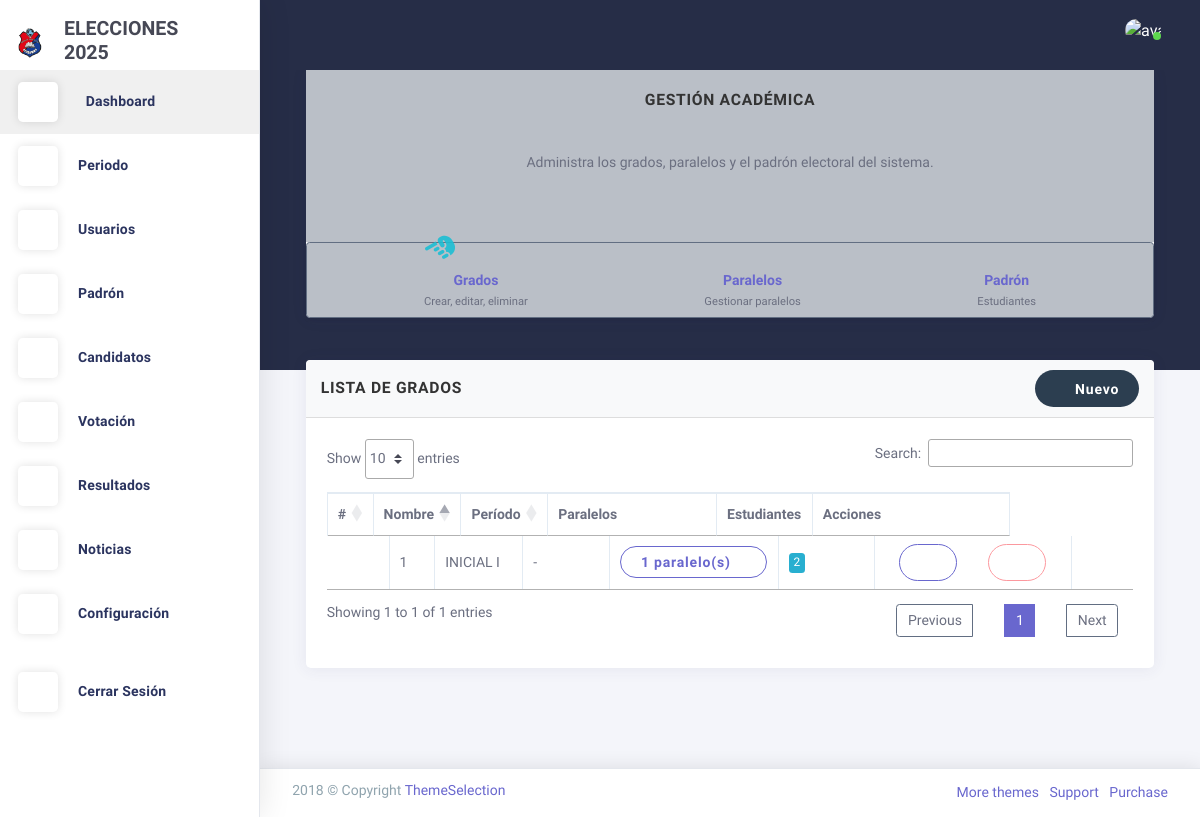
The page /grados/ on the database its author committed.
### Aplicaciones/configuracion/models.py (models this page shows, shortened)
class LogoConfig(models.Model):
    logo_1 = models.ImageField(upload_to='logos/')
    logo_2 = models.ImageField(upload_to='logos/')
    iniciales = models.CharField(max_length=10)

### Aplicaciones/padron/models.py (models this page shows, shortened)
class Grado(models.Model):
    nombre = models.CharField(max_length=50)
    periodo = models.ForeignKey(
        Periodo,
        on_delete=models.SET_NULL,
        null=True,
        blank=True,
        related_name='grados',
        verbose_name="Período académico"
    )
    class Meta:
        unique_together = ('nombre', 'periodo')
        ordering = ['nombre']
        verbose_name = "Grado"
        verbose_name_plural = "Grados"

### Aplicaciones/padron/views.py (the view)
# urls.py: path('grados/', GradoListView.as_view(), name='listar_grados'),
class GradoListView(ListView):
    model = Grado
    template_name = 'grados/agregarGrado.html'
    context_object_name = 'grados'
    paginate_by = 10
    def get_queryset(self):
        return Grado.objects.select_related('periodo').prefetch_related('paralelos').order_by('nombre')
    def get_context_data(self, **kwargs):
        context = super().get_context_data(**kwargs)
        context['periodo_actual'] = Periodo.objects.order_by('-fecha_inicio').first()
        return context

### Aplicaciones/configuracion/context_processors.py (called while the page is built)
def logo_config(request):
    return {'logo_config': LogoConfig.objects.first()}

### Aplicaciones/padron/templates/grados/agregarGrado.html (shortened to what this page needs)
{% extends 'plantilla.html' %}
{% block contenido %}
<div class="card mb-3">
  <div class="card-body bg-light text-center">
    <h5 class="card-title mb-3"><strong>Gestión Académica</strong></h5>
    <p class="card-text mb-4">
      Administra los grados, paralelos y el padrón electoral del sistema.
    </p>
  </div>
  <nav class="navbar navbar-light bg-light border rounded shadow-sm">
    <div class="container-fluid justify-content-around">
      <a href="{% url 'listar_grados' %}" class="text-decoration-none text-center position-relative">
        <div class="position-relative">
          <i class="la la-graduation-cap text-primary fs-2 d-block"></i>
          <span class="position-absolute" style="top: -15px; right: 70%; z-index: 1000;">
            <i class="fas fa-hand-point-left" style="font-size: 2rem; transform: scaleX(1) rotate(-30deg); color: #1cbed3e6;"></i>
          </span>
        </div>
        <div>
          <strong class="d-block">Grados</strong>
          <small class="text-muted">Crear, editar, eliminar</small>
        </div>
      </a>
      <a href="{% url 'listar_paralelos' %}" class="text-decoration-none text-center">
        <i class="la la-sitemap text-muted fs-2 d-block"></i>
        <div>
          <strong class="d-block">Paralelos</strong>
          <small class="text-muted">Gestionar paralelos</small>
        </div>
      </a>
      <a href="{% url 'gestion_padron' %}" class="text-decoration-none text-center">
        <i class="la la-users text-muted fs-2 d-block"></i>
        <div>
          <strong class="d-block">Padrón</strong>
          <small class="text-muted">Estudiantes</small>
        </div>
      </a>
    </div>
  </nav>
</div>
<section id="listar-grados" class="row match-height">
  <div class="col-sm-12">
    <div class="card">
      <div class="card-header d-flex flex-column flex-md-row justify-content-between align-items-md-center">
        <h4 class="card-title mb-2 mb-md-0">Lista de Grados</h4>
        <div class="d-flex flex-column flex-md-row align-items-stretch justify-content-md-end">
          <button type="button" class="btn btn-primary" data-toggle="modal" data-target="#modalAgregarGrado">
            <i class="la la-plus"></i> Nuevo
          </button>
        </div>
      </div>
      <div class="card-content">
        <div class="card-body">
          <div class="table-responsive">
            <table class="table table-bordered" id="tablaGrados">
              <thead>
                <tr>
                  <th>#</th>
                  <th>Nombre</th>
                  <th>Período</th>
                  <th>Paralelos</th>
                  <th>Estudiantes</th>
                  <th>Acciones</th>
                </tr>
              </thead>
              <tbody>
                {% for grado in grados %}
                  <tr>
                    <td>{{ forloop.counter }}</td>
                    <td>{{ grado.nombre }}</td>
                    <td>{{ grado.periodo.nombre|default:"-" }}</td>
                    <td>
                      {% if grado.paralelos.count > 0 %}
                        <div class="dropdown">
                          <button class="btn btn-sm btn-outline-primary dropdown-toggle" type="button" data-toggle="dropdown">
                            {{ grado.paralelos.count }} paralelo(s)
                          </button>
                        </div>
                      {% else %}
                        <span class="badge badge-warning">Sin paralelos</span>
                      {% endif %}
                    </td>
                    <td>
                      <span class="badge badge-info">{{ grado.padronelectoral_set.count }}</span>
                    </td>
                    <td class="text-center" style="white-space: nowrap;">
                      <button class="btn btn-sm btn-outline-primary btn-editar mx-1"
                              data-toggle="modal"
                              data-target="#editarGradoModal{{ grado.id }}"
                              title="Editar"
                              data-toggle-tooltip="tooltip"
                              data-placement="top">
                        <i class="la la-edit"></i>
                      </button>
                      <button type="button" class="btn btn-sm btn-outline-danger mx-1"
                              data-toggle="modal"
                              data-target="#eliminarGradoModal{{ grado.id }}"
                              title="Eliminar"
                              data-toggle-tooltip="tooltip"
                              data-placement="top"
                              {% if grado.padronelectoral_set.count > 0 %}disabled{% endif %}>
                        <i class="la la-trash"></i>
                      </button>
                    </td>
                  </tr>
                {% endfor %}
              </tbody>
            </table>
          </div>
        </div>
      </div>
    </div>
  </div>
</section>
{% endblock %}

### Aplicaciones/administracion/templates/plantilla.html (shortened to what this page needs)
{% load static %}
<!DOCTYPE html>
<html class="loading" lang="en" data-textdirection="ltr">
  <head>
    <link href="https://maxcdn.icons8.com/fonts/line-awesome/1.1/css/line-awesome.min.css" rel="stylesheet">
    <link rel="stylesheet" type="text/css" href="{% static 'plantillas/theme-assets/css/vendors.css' %}">
    <link rel="stylesheet" type="text/css" href="{% static 'plantillas/theme-assets/vendors/css/charts/chartist.css' %}">
    <link rel="stylesheet" type="text/css" href="{% static 'plantillas/theme-assets/css/app-lite.css' %}">
    <link rel="stylesheet" type="text/css" href="{% static 'plantillas/theme-assets/css/core/menu/menu-types/vertical-menu.css' %}">
    <link rel="stylesheet" type="text/css" href="{% static 'plantillas/theme-assets/css/core/colors/palette-gradient.css' %}">
    <link rel="stylesheet" type="text/css" href="{% static 'plantillas/theme-assets/css/pages/dashboard-ecommerce.css' %}">
    <link rel="stylesheet" href="https://cdnjs.cloudflare.com/ajax/libs/font-awesome/6.5.2/css/all.min.css">
    <link rel="stylesheet" href="{% static 'css/style.css' %}">
    <link href="https://cdn.jsdelivr.net/npm/bootstrap-fileinput@5.5.0/css/fileinput.min.css" rel="stylesheet">
    <link rel="stylesheet" href="https://cdn.jsdelivr.net/npm/sweetalert2@11/dist/sweetalert2.min.css">
    <link rel="stylesheet" href="https://cdn.datatables.net/1.11.5/css/jquery.dataTables.min.css">
    <link rel="stylesheet" href="https://cdn.datatables.net/1.11.5/css/dataTables.bootstrap4.min.css">
    <link rel="stylesheet" href="https://cdn.datatables.net/buttons/2.2.2/css/buttons.dataTables.min.css">
    <link rel="stylesheet" href="https://cdn.datatables.net/buttons/2.2.2/css/buttons.bootstrap4.min.css">
  </head>
  <body class="vertical-layout vertical-menu 2-columns menu-expanded fixed-navbar" data-open="click" data-menu="vertical-menu" data-color="bg-chartbg" data-col="2-columns">
    <nav class="header-navbar navbar-expand-md navbar navbar-with-menu navbar-without-dd-arrow fixed-top navbar-semi-light">
      <div class="navbar-wrapper">
        <div class="navbar-container content">
          <div class="collapse navbar-collapse show" id="navbar-mobile">
            <ul class="nav navbar-nav mr-auto float-left">
              <li class="nav-item d-none d-md-block"><a class="nav-link nav-link-expand" href="#"><i class="ficon ft-maximize"></i></a></li>
            </ul>
            <ul class="nav navbar-nav float-right">
              <li class="dropdown dropdown-language nav-item"><a class="dropdown-toggle nav-link" id="dropdown-flag" href="#" data-toggle="dropdown" aria-haspopup="true" aria-expanded="false"><i class="flag-icon flag-icon-us"></i></a>
              </li>
            </ul>
            <ul class="nav navbar-nav float-right">
              <li class="dropdown dropdown-notification nav-item"><a class="nav-link nav-link-label" href="#" data-toggle="dropdown"><i class="ficon ft-mail"></i></a>
              </li>
              <li class="dropdown dropdown-user nav-item"><a class="dropdown-toggle nav-link dropdown-user-link" href="#" data-toggle="dropdown"><span class="avatar avatar-online"><img src="{% static 'plantillas/theme-assets/images/portrait/small/avatar-s-19.png' %}" alt="avatar"><i></i></span></a>
              </li>
            </ul>
          </div>
        </div>
      </div>
    </nav>
    <div class="main-menu menu-fixed menu-light menu-accordion menu-shadow" data-scroll-to-active="true" alt="LOGO MENU"
         data-img="{% if logo_config and logo_config.logo_2 %}{{ logo_config.logo_2.url }}{% else %}{% static 'images/logo1.png' %}{% endif %}">
      <div class="navbar-header">
        <ul class="nav navbar-nav flex-row">
          <li class="nav-item mr-auto">
            <a class="navbar-brand" href="index.html">
              <img class="brand-logo" alt="LOGO FONDO"
                   src="{% if logo_config and logo_config.logo_1 %}{{ logo_config.logo_1.url }}{% else %}{% static 'images/logo1.png' %}{% endif %}"/>
              <h3 class="brand-text">
                {{ logo_config.iniciales|default:" " }}
              </h3>
            </a>
          </li>
        </ul>
      </div>
      <div class="main-menu-content">
        <ul class="navigation navigation-main" id="main-menu-navigation" data-menu="menu-navigation">
            <li class="active">
                <a href="{% url 'dashboard' %}"><i class="ft-home"></i>
                    <span class="menu-title" data-i18n="">Dashboard</span>
                </a>
            </li>
            <li class="nav-item">
              <a href="#"><i class="ft-bar-chart-2"></i><span class="menu-title" data-i18n="">Periodo</span></a>
            </li>
            <li class="nav-item">
              <a href="#"><i class="ft-users"></i><span class="menu-title" data-i18n="">Usuarios</span></a>
            </li>
            <li class="nav-item">
                <a href="#"><i class="ft-list"></i><span class="menu-title" data-i18n="">Padrón</span></a>
            </li>
            <li class="nav-item">
                <a href="#"><i class="ft-plus-circle"></i><span class="menu-title" data-i18n="">Candidatos</span></a>
            </li>
            <li class="nav-item">
                <a href="#"><i class="ft-check-circle"></i><span class="menu-title" data-i18n="">Votación</span></a>
            </li>
            <li class="nav-item">
                <a href="#"><i class="ft-bar-chart-2"></i><span class="menu-title" data-i18n="">Resultados</span></a>
            </li>
            <li class="nav-item">
              <a href="#">
                <i class="ft-activity"></i><span class="menu-title">Noticias</span>
              </a>
            </li>
            <li class="nav-item">
                  <a href="{% url 'configurar_logo' %}"><i class="ft-settings"></i><span class="menu-title" data-i18n="">Configuración</span></a>
            </li>
            <li class="nav-item mt-1">
              <a href="{% url 'administracion:index' %}">
              <i class="ft-power"></i><span class="menu-title">Cerrar Sesión</span>
              </a>
            </li>
        </ul>
      </div>
      <div class="navigation-background"></div>
    </div>
    <div class="app-content content">
      <div class="content-wrapper">
        <div class="content-body">
          <div class="container">
            {% block contenido %}{% endblock %}
          </div>
        </div>
      </div>
    </div>
    <footer class="footer footer-static footer-light navbar-border navbar-shadow">
      <div class="clearfix blue-grey lighten-2 text-sm-center mb-0 px-2">
        <span class="float-md-left d-block d-md-inline-block">2018  &copy; Copyright <a class="text-bold-800 grey darken-2" href="https://themeselection.com" target="_blank">ThemeSelection</a></span>
        <ul class="list-inline float-md-right d-block d-md-inline-blockd-none d-lg-block mb-0">
          <li class="list-inline-item"><a class="my-1" href="https://themeselection.com/" target="_blank"> More themes</a></li>
          <li class="list-inline-item"><a class="my-1" href="https://themeselection.com/support" target="_blank"> Support</a></li>
          <li class="list-inline-item"><a class="my-1" href="https://themeselection.com/products/chameleon-admin-modern-bootstrap-webapp-dashboard-html-template-ui-kit/" target="_blank"> Purchase</a></li>
        </ul>
      </div>
    </footer>
</body>
</html>

### sistema_voto_ue_riobamba/static/plantillas/theme-assets/css/core/menu/menu-types/vertical-menu.css (style rules this page uses)
body.vertical-layout.vertical-menu.menu-expanded .navbar-header { z-index: 999; float: left; width: 260px; }
body.vertical-layout.vertical-menu.menu-expanded .navbar .navbar-container { margin-left: 260px; }
body.vertical-layout.vertical-menu.menu-expanded .main-menu { width: 260px; -webkit-transition: 300ms ease all; -moz-transition: 300ms ease all; -o-transition: 300ms ease all; transition: 300ms ease all; -webkit-backface-visibility: hidden; -moz-backface-visibility: hidden; backface-visibility: hidden; }
body.vertical-layout.vertical-menu.menu-expanded .main-menu .navigation > li > a > i:before { font-size: 1.5rem; }
body.vertical-layout.vertical-menu.menu-expanded .main-menu .navigation > li > a > span { -webkit-transition: -webkit-transform .3s ease; -moz-transition: transform .3s ease, -moz-transform .3s ease; -o-transition: -o-transform .3s ease; transition: -webkit-transform .3s ease; transition: transform .3s ease; transition: transform .3s ease, -webkit-transform .3s ease, -moz-transform .3s ease, -o-transform .3s ease; }
body.vertical-layout.vertical-menu.menu-expanded .main-menu.menu-light .navigation > li > a > i { line-height: 40px; display: inline-block; width: 40px; height: 40px; margin-right: 20px; text-align: center; vertical-align: middle; border-radius: 12%; background: #fff; -webkit-box-shadow: 0 0 10px rgba(0, 0, 0, .12); box-shadow: 0 0 10px rgba(0, 0, 0, .12); }
body.vertical-layout.vertical-menu.menu-expanded .content, body.vertical-layout.vertical-menu.menu-expanded .footer { margin-left: 260px; }

### sistema_voto_ue_riobamba/static/plantillas/theme-assets/css/pages/dashboard-ecommerce.css (style rules this page uses)
.content .content-wrapper { padding-top: 0 !important; }

### sistema_voto_ue_riobamba/static/css/style.css (style rules this page uses)
.card-title { font-weight: bold; font-size: 1.2rem; text-transform: uppercase; color: #333; }
.card-header { background-color: #f8f9fa; border-bottom: 1px solid #ddd; padding: 10px 15px; }
.btn { border-radius: 20px; padding: 8px 20px; font-size: 14px; font-weight: 600; }
.btn-primary { background-color: #2c3e50; border: none; }

### Aplicaciones/administracion/templates/plantilla.html (style rules this page uses)
.brand-text { display: flex; flex-direction: column; align-items: flex-start; line-height: 1.2; font-size: 1rem; white-space: normal; max-width: 150px; }
.navbar-brand { display: flex; align-items: center; gap: 10px; }
.brand-logo { max-width: 40px; height: auto; }

### rows shown on the page
LogoConfig: logo_1 (picture), iniciales "ELECCIONES 2025"
Grado: nombre "INICIAL I", periodo.nombre "-", paralelos.count "1", padronelectoral_set.count "2"
